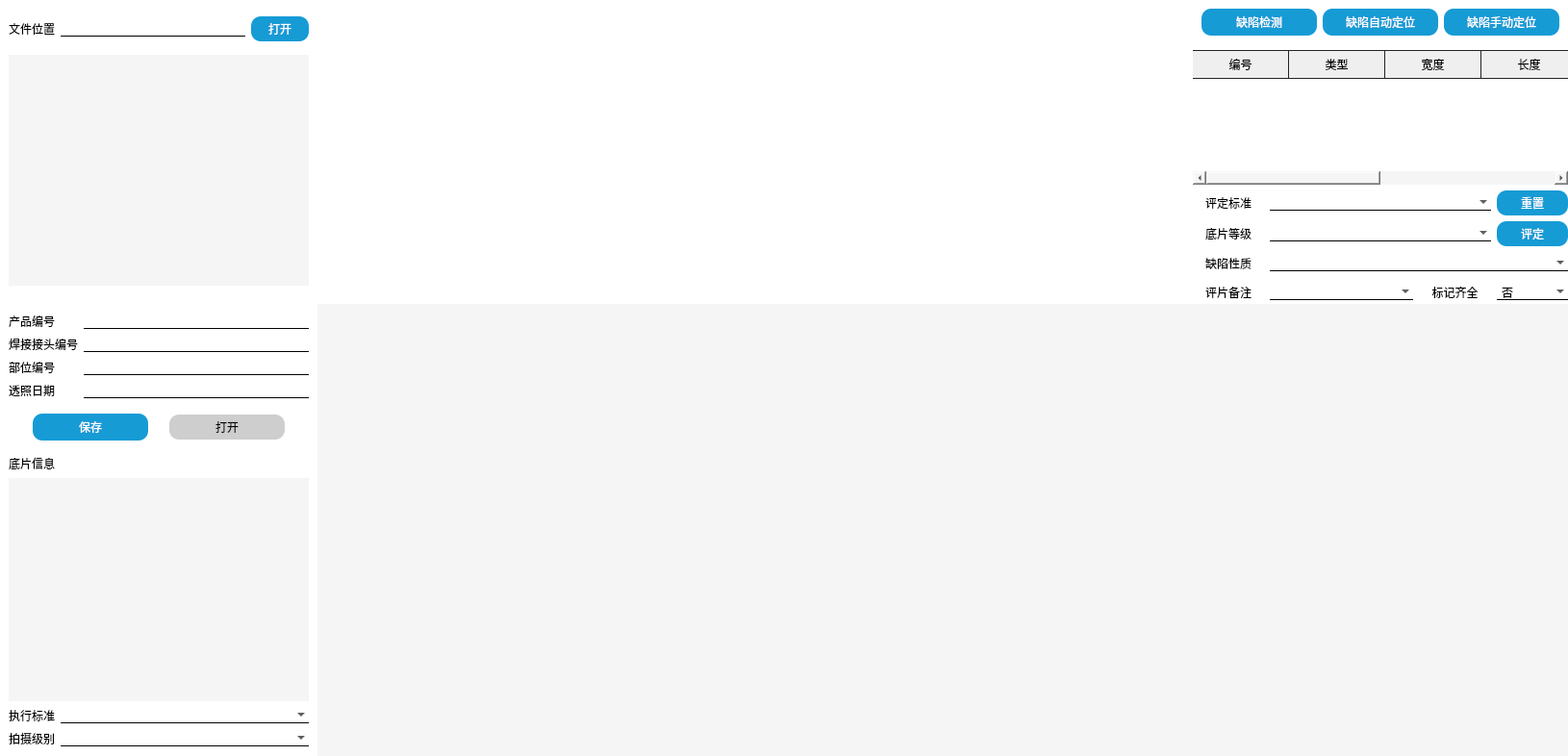
     <widget class="QWidget" name="mainArea" native="true">
      <property name="styleSheet">
       <string notr="true">QWidget{background-color: rgb(245, 245, 245);}
QFrame{
background-color: rgb(255, 255, 255);
}
</string>
      </property>
      <layout class="QGridLayout" name="gridLayout">
       <property name="leftMargin">
        <number>0</number>
       </property>
       <property name="topMargin">
        <number>0</number>
       </property>
       <property name="rightMargin">
        <number>0</number>
       </property>
       <property name="bottomMargin">
        <number>0</number>
       </property>
       <property name="spacing">
        <number>0</number>
       </property>
       <item row="1" column="1" colspan="2">
        <widget class="QWidget" name="widget_4" native="true">
         <property name="minimumSize">
          <size>
           <width>0</width>
           <height>470</height>
          </size>
         </property>
         <property name="maximumSize">
          <size>
           <width>16777215</width>
           <height>470</height>
          </size>
         </property>
         <layout class="QGridLayout" name="gridLayout_19">
          <item row="0" column="0">
           <widget class="QGraphicsView" name="graphicsView">
            <property name="minimumSize">
             <size>
              <width>0</width>
              <height>470</height>
             </size>
            </property>
            <property name="maximumSize">
             <size>
              <width>16777215</width>
              <height>470</height>
             </size>
            </property>
            <property name="styleSheet">
             <string notr="true">background-color:transparent;
border:none;</string>
            </property>
           </widget>
          </item>
         </layout>
        </widget>
       </item>
       <item row="0" column="0">
        <widget class="QFrame" name="frame_2">
         <property name="minimumSize">
          <size>
           <width>330</width>
           <height>316</height>
          </size>
         </property>
         <property name="maximumSize">
          <size>
           <width>330</width>
           <height>316</height>
          </size>
         </property>
         <layout class="QGridLayout" name="gridLayout_14">
          <item row="0" column="0">
           <widget class="QLabel" name="label_30">
            <property name="text">
             <string>文件位置</string>
            </property>
           </widget>
          </item>
          <item row="0" column="1">
           <widget class="QLineEdit" name="lineEdit">
            <property name="minimumSize">
             <size>
              <width>138</width>
              <height>0</height>
             </size>
            </property>
            <property name="styleSheet">
             <string notr="true">QLineEdit{
background:transparent;
border-color:rgb(0, 0, 0);
border-style:solid;
border-top-width:0px;
border-right-width:0px;
border-bottom-width:1px;
border-left-width:0px;
}
</string>
            </property>
           </widget>
          </item>
          <item row="0" column="2">
           <widget class="QPushButton" name="pushButton_6">
            <property name="minimumSize">
             <size>
              <width>60</width>
              <height>26</height>
             </size>
            </property>
            <property name="styleSheet">
             <string notr="true">border-radius:10px;
background-color: rgb(22, 155, 213);
color: rgb(255, 255, 255);</string>
            </property>
            <property name="text">
             <string>打开</string>
            </property>
           </widget>
          </item>
          <item row="1" column="0" colspan="3">
           <widget class="QListWidget" name="listWidget">
            <property name="minimumSize">
             <size>
              <width>0</width>
              <height>240</height>
             </size>
            </property>
            <property name="maximumSize">
             <size>
              <width>16777215</width>
              <height>240</height>
             </size>
            </property>
            <property name="styleSheet">
             <string notr="true">background-color: rgb(245, 245, 245);
border:none;</string>
            </property>
           </widget>
          </item>
         </layout>
        </widget>
       </item>
       <item row="0" column="1">
        <widget class="QFrame" name="frame_3">
         <property name="minimumSize">
          <size>
           <width>910</width>
           <height>316</height>
          </size>
         </property>
         <property name="maximumSize">
          <size>
           <width>910</width>
           <height>316</height>
          </size>
         </property>
        </widget>
       </item>
       <item row="1" column="0">
        <widget class="QFrame" name="frame">
         <property name="minimumSize">
          <size>
           <width>330</width>
           <height>470</height>
          </size>
         </property>
         <property name="maximumSize">
          <size>
           <width>330</width>
           <height>470</height>
          </size>
         </property>
         <layout class="QGridLayout" name="gridLayout_15">
          <item row="0" column="0">
           <widget class="QLabel" name="label_31">
            <property name="text">
             <string>产品编号</string>
            </property>
           </widget>
          </item>
          <item row="7" column="1" colspan="2">
           <widget class="QComboBox" name="comboBox">
            <property name="styleSheet">
             <string notr="true">QComboBox{
background:transparent;
border-color:rgb(0, 0, 0);
border-style:solid;
border-top-width:0px;
border-right-width:0px;
border-bottom-width:1px;
border-left-width:0px;
}
</string>
            </property>
           </widget>
          </item>
          <item row="1" column="2">
           <widget class="QLineEdit" name="lineEdit_3">
            <property name="minimumSize">
             <size>
              <width>138</width>
              <height>0</height>
             </size>
            </property>
            <property name="styleSheet">
             <string notr="true">QLineEdit{
background:transparent;
border-color:rgb(0, 0, 0);
border-style:solid;
border-top-width:0px;
border-right-width:0px;
border-bottom-width:1px;
border-left-width:0px;
}
</string>
            </property>
           </widget>
          </item>
          <item row="3" column="2">
           <widget class="QLineEdit" name="lineEdit_5">
            <property name="minimumSize">
             <size>
              <width>138</width>
              <height>0</height>
             </size>
            </property>
            <property name="styleSheet">
             <string notr="true">QLineEdit{
background:transparent;
border-color:rgb(0, 0, 0);
border-style:solid;
border-top-width:0px;
border-right-width:0px;
border-bottom-width:1px;
border-left-width:0px;
}
</string>
            </property>
           </widget>
          </item>
          <item row="2" column="0">
           <widget class="QLabel" name="label_33">
            <property name="text">
             <string>部位编号</string>
            </property>
           </widget>
          </item>
          <item row="7" column="0">
           <widget class="QLabel" name="label_39">
            <property name="text">
             <string>执行标准</string>
            </property>
           </widget>
          </item>
          <item row="1" column="0" colspan="2">
           <widget class="QLabel" name="label_32">
            <property name="text">
             <string>焊接接头编号</string>
            </property>
           </widget>
          </item>
          <item row="5" column="0">
           <widget class="QLabel" name="label_41">
            <property name="text">
             <string>底片信息</string>
            </property>
           </widget>
          </item>
          <item row="8" column="0">
           <widget class="QLabel" name="label_40">
            <property name="text">
             <string>拍摄级别</string>
            </property>
           </widget>
          </item>
          <item row="3" column="0">
           <widget class="QLabel" name="label_34">
            <property name="text">
             <string>透照日期</string>
            </property>
           </widget>
          </item>
          <item row="0" column="2">
           <widget class="QLineEdit" name="lineEdit_2">
            <property name="minimumSize">
             <size>
              <width>138</width>
              <height>0</height>
             </size>
            </property>
            <property name="styleSheet">
             <string notr="true">QLineEdit{
background:transparent;
border-color:rgb(0, 0, 0);
border-style:solid;
border-top-width:0px;
border-right-width:0px;
border-bottom-width:1px;
border-left-width:0px;
}
</string>
            </property>
           </widget>
          </item>
          <item row="6" column="0" colspan="3">
           <widget class="QScrollArea" name="scrollArea">
            <property name="styleSheet">
             <string notr="true">border:none;
background-color: rgb(245, 245, 245);</string>
            </property>
            <property name="widgetResizable">
             <bool>true</bool>
            </property>
            <widget class="QWidget" name="scrollAreaWidgetContents">
             <property name="geometry">
              <rect>
               <x>0</x>
               <y>0</y>
               <width>312</width>
               <height>232</height>
              </rect>
             </property>
            </widget>
           </widget>
          </item>
          <item row="2" column="2">
           <widget class="QLineEdit" name="lineEdit_4">
            <property name="minimumSize">
             <size>
              <width>138</width>
              <height>0</height>
             </size>
            </property>
            <property name="styleSheet">
             <string notr="true">QLineEdit{
background:transparent;
border-color:rgb(0, 0, 0);
border-style:solid;
border-top-width:0px;
border-right-width:0px;
border-bottom-width:1px;
border-left-width:0px;
}
</string>
            </property>
           </widget>
          </item>
          <item row="8" column="1" colspan="2">
           <widget class="QComboBox" name="comboBox_2">
            <property name="styleSheet">
             <string notr="true">QComboBox{
background:transparent;
border-color:rgb(0, 0, 0);
border-style:solid;
border-top-width:0px;
border-right-width:0px;
border-bottom-width:1px;
border-left-width:0px;
}
</string>
            </property>
           </widget>
          </item>
          <item row="4" column="0" colspan="3">
           <widget class="QWidget" name="widget" native="true">
            <property name="minimumSize">
             <size>
              <width>0</width>
              <height>30</height>
             </size>
            </property>
            <property name="styleSheet">
             <string notr="true">background-color: transparent;</string>
            </property>
            <layout class="QGridLayout" name="gridLayout_16">
             <item row="0" column="0">
              <widget class="QPushButton" name="pushButton_7">
               <property name="minimumSize">
                <size>
                 <width>120</width>
                 <height>28</height>
                </size>
               </property>
               <property name="maximumSize">
                <size>
                 <width>120</width>
                 <height>28</height>
                </size>
               </property>
               <property name="styleSheet">
                <string notr="true">border-radius:10px;
color: rgb(255, 255, 255);
background-color: rgb(22, 155, 213);</string>
               </property>
               <property name="text">
                <string>保存</string>
               </property>
              </widget>
             </item>
             <item row="0" column="1">
              <widget class="QPushButton" name="pushButton_8">
               <property name="minimumSize">
                <size>
                 <width>120</width>
                 <height>26</height>
                </size>
               </property>
               <property name="maximumSize">
                <size>
                 <width>120</width>
                 <height>16777215</height>
                </size>
               </property>
               <property name="styleSheet">
                <string notr="true">border-radius:10px;
background-color: rgb(206, 206, 206);
</string>
               </property>
               <property name="text">
                <string>打开</string>
               </property>
              </widget>
             </item>
            </layout>
           </widget>
          </item>
         </layout>
        </widget>
       </item>
       <item row="0" column="2">
        <widget class="QFrame" name="frame_5">
         <property name="minimumSize">
          <size>
           <width>0</width>
           <height>316</height>
          </size>
         </property>
         <property name="maximumSize">
          <size>
           <width>16777215</width>
           <height>316</height>
          </size>
         </property>
         <layout class="QGridLayout" name="gridLayout_18">
          <property name="leftMargin">
           <number>0</number>
          </property>
          <property name="topMargin">
           <number>0</number>
          </property>
          <property name="rightMargin">
           <number>0</number>
          </property>
          <property name="bottomMargin">
           <number>0</number>
          </property>
          <item row="3" column="0">
           <widget class="QLabel" name="label_43">
            <property name="minimumSize">
             <size>
              <width>0</width>
              <height>24</height>
             </size>
            </property>
            <property name="text">
             <string>底片等级</string>
            </property>
            <property name="alignment">
             <set>Qt::AlignCenter</set>
            </property>
           </widget>
          </item>
          <item row="5" column="1" colspan="2">
           <widget class="QComboBox" name="comboBox_6">
            <property name="styleSheet">
             <string notr="true">QComboBox{
background:transparent;
border-color:rgb(0, 0, 0);
border-style:solid;
border-top-width:0px;
border-right-width:0px;
border-bottom-width:1px;
border-left-width:0px;
}
</string>
            </property>
           </widget>
          </item>
          <item row="2" column="1" colspan="3">
           <widget class="QComboBox" name="comboBox_3">
            <property name="styleSheet">
             <string notr="true">QComboBox{
background:transparent;
border-color:rgb(0, 0, 0);
border-style:solid;
border-top-width:0px;
border-right-width:0px;
border-bottom-width:1px;
border-left-width:0px;
}
</string>
            </property>
           </widget>
          </item>
          <item row="3" column="1" colspan="3">
           <widget class="QComboBox" name="comboBox_4">
            <property name="styleSheet">
             <string notr="true">QComboBox{
background:transparent;
border-color:rgb(0, 0, 0);
border-style:solid;
border-top-width:0px;
border-right-width:0px;
border-bottom-width:1px;
border-left-width:0px;
}
</string>
            </property>
           </widget>
          </item>
          <item row="5" column="3">
           <widget class="QLabel" name="label_46">
            <property name="minimumSize">
             <size>
              <width>0</width>
              <height>24</height>
             </size>
            </property>
            <property name="text">
             <string>标记齐全</string>
            </property>
            <property name="alignment">
             <set>Qt::AlignCenter</set>
            </property>
           </widget>
          </item>
          <item row="2" column="4">
           <widget class="QPushButton" name="pushButton_14">
            <property name="minimumSize">
             <size>
              <width>60</width>
              <height>26</height>
             </size>
            </property>
            <property name="styleSheet">
             <string notr="true">border-radius:10px;
background-color: rgb(22, 155, 213);
color: rgb(255, 255, 255);</string>
            </property>
            <property name="text">
             <string>重置</string>
            </property>
           </widget>
          </item>
          <item row="4" column="1" colspan="4">
           <widget class="QComboBox" name="comboBox_5">
            <property name="styleSheet">
             <string notr="true">QComboBox{
background:transparent;
border-color:rgb(0, 0, 0);
border-style:solid;
border-top-width:0px;
border-right-width:0px;
border-bottom-width:1px;
border-left-width:0px;
}
</string>
            </property>
           </widget>
          </item>
          <item row="4" column="0">
           <widget class="QLabel" name="label_44">
            <property name="minimumSize">
             <size>
              <width>0</width>
              <height>24</height>
             </size>
            </property>
            <property name="text">
             <string>缺陷性质</string>
            </property>
            <property name="alignment">
             <set>Qt::AlignCenter</set>
            </property>
           </widget>
          </item>
          <item row="0" column="0" colspan="5">
           <widget class="QWidget" name="widget_2" native="true">
            <property name="styleSheet">
             <string notr="true">background-color:transparent;</string>
            </property>
            <layout class="QGridLayout" name="gridLayout_17">
             <item row="0" column="0">
              <widget class="QPushButton" name="pushButton_11">
               <property name="minimumSize">
                <size>
                 <width>120</width>
                 <height>28</height>
                </size>
               </property>
               <property name="maximumSize">
                <size>
                 <width>120</width>
                 <height>28</height>
                </size>
               </property>
               <property name="styleSheet">
                <string notr="true">border-radius:10px;
background-color: rgb(22, 155, 213);
color: rgb(255, 255, 255);</string>
               </property>
               <property name="text">
                <string>缺陷检测</string>
               </property>
              </widget>
             </item>
             <item row="0" column="1">
              <widget class="QPushButton" name="pushButton_12">
               <property name="minimumSize">
                <size>
                 <width>120</width>
                 <height>28</height>
                </size>
               </property>
               <property name="maximumSize">
                <size>
                 <width>120</width>
                 <height>28</height>
                </size>
               </property>
               <property name="styleSheet">
                <string notr="true">border-radius:10px;
background-color: rgb(22, 155, 213);
color: rgb(255, 255, 255);</string>
               </property>
               <property name="text">
                <string>缺陷自动定位</string>
               </property>
              </widget>
             </item>
             <item row="0" column="2">
              <widget class="QPushButton" name="pushButton_13">
               <property name="minimumSize">
                <size>
                 <width>120</width>
                 <height>28</height>
                </size>
               </property>
               <property name="maximumSize">
                <size>
                 <width>120</width>
                 <height>28</height>
                </size>
               </property>
               <property name="styleSheet">
                <string notr="true">border-radius:10px;
color: rgb(255, 255, 255);
background-color: rgb(22, 155, 213);</string>
               </property>
               <property name="text">
                <string>缺陷手动定位</string>
               </property>
              </widget>
             </item>
            </layout>
           </widget>
          </item>
          <item row="5" column="0">
           <widget class="QLabel" name="label_45">
            <property name="minimumSize">
             <size>
              <width>0</width>
              <height>24</height>
             </size>
            </property>
            <property name="text">
             <string>评片备注</string>
            </property>
            <property name="alignment">
             <set>Qt::AlignCenter</set>
            </property>
           </widget>
          </item>
          <item row="2" column="0">
           <widget class="QLabel" name="label_42">
            <property name="minimumSize">
             <size>
              <width>0</width>
              <height>24</height>
             </size>
            </property>
            <property name="text">
             <string>评定标准</string>
            </property>
            <property name="alignment">
             <set>Qt::AlignCenter</set>
            </property>
           </widget>
          </item>
          <item row="3" column="4">
           <widget class="QPushButton" name="pushButton_15">
            <property name="minimumSize">
             <size>
              <width>60</width>
              <height>26</height>
             </size>
            </property>
            <property name="styleSheet">
             <string notr="true">border-radius:10px;
background-color: rgb(22, 155, 213);
color: rgb(255, 255, 255);</string>
            </property>
            <property name="text">
             <string>评定</string>
            </property>
           </widget>
          </item>
          <item row="5" column="4">
           <widget class="QComboBox" name="comboBox_7">
            <property name="styleSheet">
             <string notr="true">QComboBox{
background:transparent;
border-color:rgb(0, 0, 0);
border-style:solid;
border-top-width:0px;
border-right-width:0px;
border-bottom-width:1px;
border-left-width:0px;
}
</string>
            </property>
            <item>
             <property name="text">
              <string>否</string>
             </property>
            </item>
            <item>
             <property name="text">
              <string>是</string>
             </property>
            </item>
           </widget>
          </item>
          <item row="1" column="0" colspan="5">
           <widget class="QTableWidget" name="tableWidget">
            <property name="styleSheet">
             <string notr="true">QTableWidget{
border:none;
}
/*表头*/
QHeaderView::section{
text-align:center;
padding:3px;
margin:0px;
color:rgb(0, 0, 0);
border:1px solid #242424;
border-left-width:0;
}
/*表右侧的滑条*/
QScrollBar:horizental{
background:#484848;
padding:0px;
border-radius:6px;
max-width:12px;
}

/*滑块*/
QScrollBar::handle:horizental{
background:#CCCCCC;
}


/*表右侧的滑条*/
QScrollBar:vertical{
background:#484848;
padding:0px;
border-radius:6px;
max-width:12px;
}

/*滑块*/
QScrollBar::handle:vertical{
background:#CCCCCC;
}
/*
滑块悬浮，按下*/
QScrollBar::handle:hover:vertical,QScrollBar::handle:pressed:vertical{
background:#A7A7A7;
}
/*
滑块已经划过的区域*/
QScrollBar::sub-page:vertical{
background:444444;
}

/*
滑块还没有划过的区域*/
QScrollBar::add-page:vertical{
background:5B5B5B;
}

/*页面下移的按钮*/
QScrollBar::add-line:vertical{
background:none;
}
/*页面上移的按钮*/
QScrollBar::sub-line:vertical{
background:none;
}
</string>
            </property>
            <property name="showGrid">
             <bool>true</bool>
            </property>
            <property name="sortingEnabled">
             <bool>true</bool>
            </property>
            <attribute name="horizontalHeaderVisible">
             <bool>true</bool>
            </attribute>
            <attribute name="verticalHeaderVisible">
             <bool>false</bool>
            </attribute>
            <column>
             <property name="text">
              <string>编号</string>
             </property>
            </column>
            <column>
             <property name="text">
              <string>类型</string>
             </property>
            </column>
            <column>
             <property name="text">
              <string>宽度</string>
             </property>
            </column>
            <column>
             <property name="text">
              <string>长度</string>
             </property>
            </column>
            <column>
             <property name="text">
              <string>定量</string>
             </property>
            </column>
            <column>
             <property name="text">
              <string>处理</string>
             </property>
            </column>
           </widget>
          </item>
         </layout>
        </widget>
       </item>
      </layout>
     </widget>
